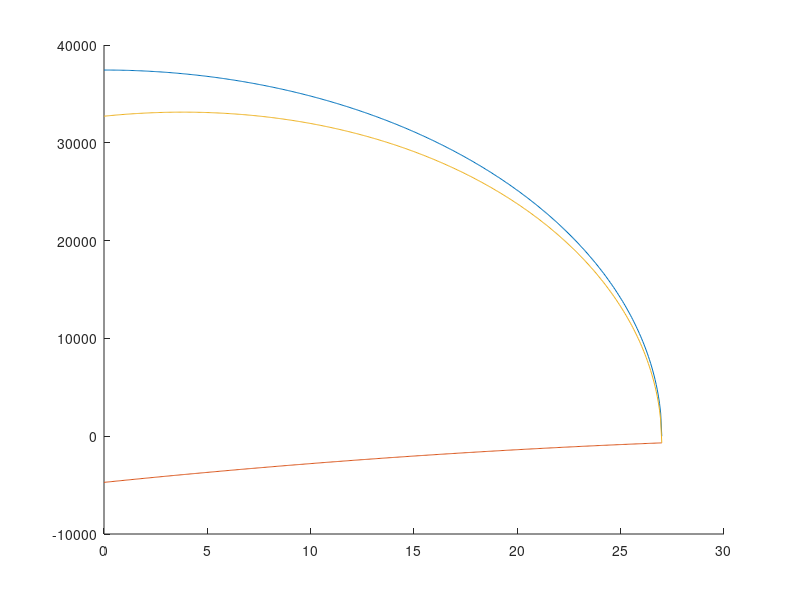

Source code (MATLAB): (Note: this script raises an error after producing the figure.)
clear
clc
close all

load('ConceptualDesign.mat', 'W0', 'spanWing', 'cRootWing', 'cTipWing', 'components', 'taperWing')

numSections = 500;

wing.chord = linspace(cTipWing, cRootWing, numSections);
wing.span = linspace(spanWing/2, 0, numSections);

L0 = 4*W0/(pi*spanWing);
wing.lift = L0*sqrt(1 - (2*wing.span/spanWing).^2);
wing.selfWeight =  6*0.5*components(1).weight/(spanWing*(taperWing^2 + taperWing + 1))*(wing.chord/cRootWing).^2;

wing.loading = wing.lift - wing.selfWeight;

for i = 2:numSections
    wing.shearForce(i) = trapz(wing.span(1:i), wing.loading(1:i));
    wing.bendingMoment(i) = trapz(wing.span(1:i), wing.shearForce(1:i));
end

save('WingDistributions.mat', 'wing')

figure(1)
hold on
plot(wing.span, wing.lift)
plot(wing.span, -wing.selfWeight)
plot(wing.span, wing.loading)
legend('Lift Distribution', 'Self-weight Distribution', 'Total Loading Distribution', 'Location', ' Northeast')
ylabel('Loading Distribution (N/m)')
xlabel('Wing Spanwise Coordinate y (m)')
title('Wing Vertical Loading Distribution')
grid minor

figure(2)
hold on
plot(wing.span, wing.shearForce)
ylabel('Shear Force (N)')
xlabel('Wing Spanwise Coordinate y (m)')
title('Wing Vertical Shear Force Distribution')
grid minor

figure(3)
hold on
plot(wing.span, wing.bendingMoment)
ylabel('Bending Moment (Nm)')
xlabel('Wing Spanwise Coordinate y (m)')
title('Wing Bending Moment Distribution')
grid minor

